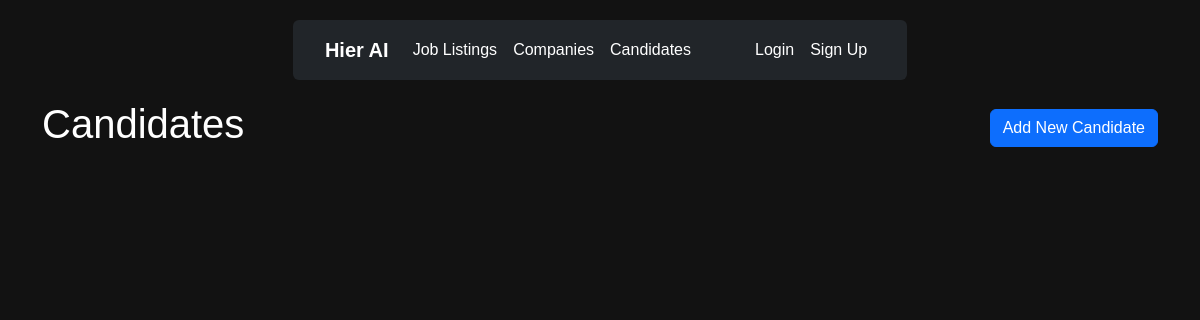
The page /candidates/ on the database as committed earlier.
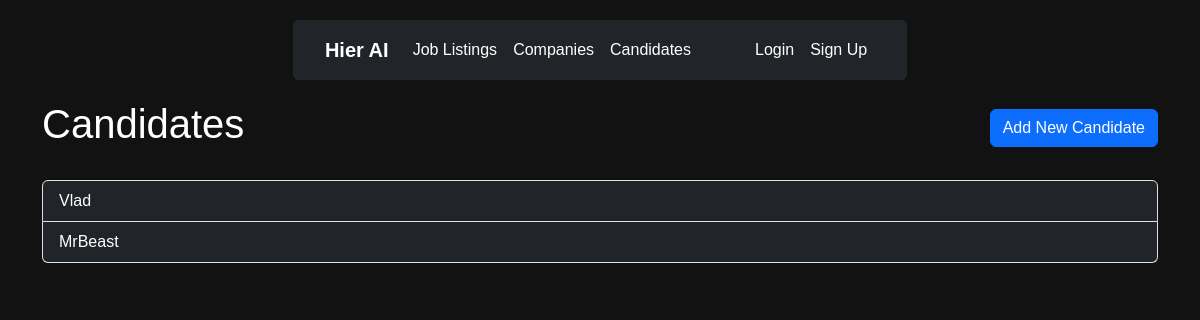
The same page on the database as committed later.
### main/models.py (models this page shows, shortened)
class Candidate(models.Model):
    user = models.OneToOneField(CustomUser, on_delete=models.CASCADE)  # Свя
    resume = models.FileField(upload_to='resumes/')
    applied_jobs = models.ManyToManyField(JobPosting, through='Application')
    created_at = models.DateTimeField(auto_now_add=True)
    updated_at = models.DateTimeField(auto_now=True)

class CustomUser(models.Model):
    user = models.OneToOneField(User, on_delete=models.CASCADE, related_name='custom_user')
    ROLE_CHOICES = [
        ('candidate', 'Candidate'),
        ('company', 'Company'),
    ]
    role = models.CharField(max_length=10, choices=ROLE_CHOICES, default='candidate')
    is_company = models.BooleanField(default=False)
    def is_company(self):
        return self.role == 'company'

### main/views.py (the view)
# urls.py: path('candidates/', CandidateListView.as_view(), name='candidate-list'),
class CandidateListView(ListView):
    model = Candidate
    template_name = 'candidate/candidate_list.html'

### main/templates/candidate/candidate_list.html (shortened to what this page needs)
{% extends 'layouts/navbar.html' %}
{% load bootstrap5 %}
{% block content %}
<div class="d-flex justify-content-between align-items-center mb-4">
    <h1>Candidates</h1>
    <a href="{% url 'candidate-create' %}" class="btn btn-primary">Add New Candidate</a>
</div>
<div class="list-group">
    {% for candidate in object_list %}
    <a href="{% url 'candidate-detail' candidate.pk %}" class="list-group-item list-group-item-action bg-dark text-white">
        {{ candidate.user.user.username }}
    </a>
    {% endfor %}
</div>
{% endblock %}

Rows that differ between the two databases and show on the page:
added Candidate: user.user.username "Vlad"
added Candidate: user.user.username "MrBeast"
